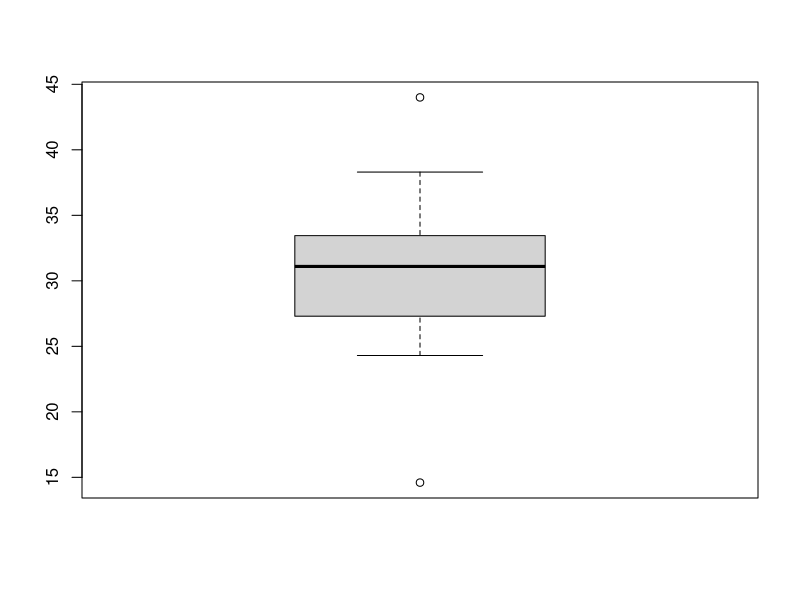

Recreate this plot in R.
#Page no 50

GRF <- c(14.6, 24.3, 24.9, 27.0, 27.2, 27.4, 28.2, 28.8, 29.9, 30.7,
         31.5, 31.6, 32.3, 32.8, 33.3, 33.6, 34.3, 36.9, 38.3, 44.0)
boxplot(GRF)